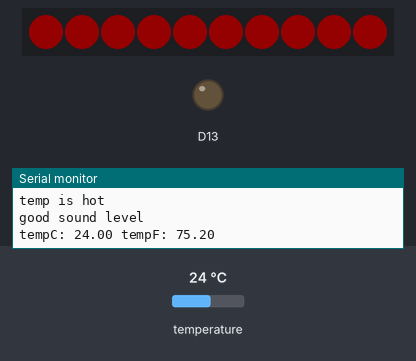
A sketch run on a simulated Adafruit Circuit Playground Express. On the bench: 10 RGB LEDs in strip order, left to right, output pins drawn as LEDs (lit = HIGH), the last lines printed to the serial monitor. The test bench sets the inputs (shaded band); at power-on: temperature 24 °C. Dim RGB values are drawn brighter than linear.

Above: at 1.6 s.
1.7 s: temperature set to 12 °C
At 3.9 s:
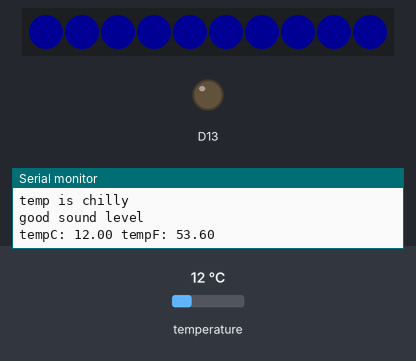
4.7 s: temperature set to 28 °C
At 6.65 s:
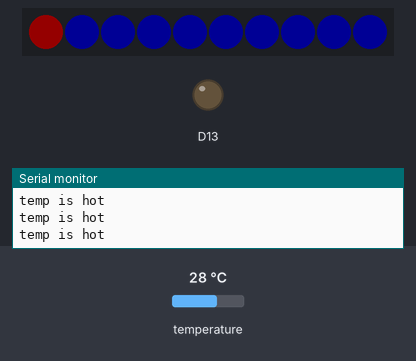
7.8 s: temperature set to 19 °C
At 8.9 s:
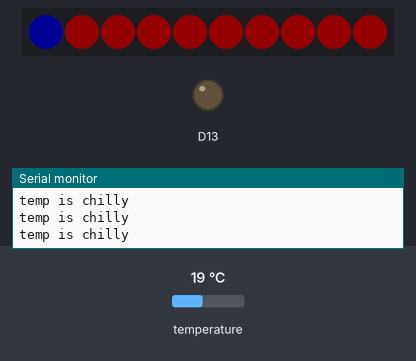
10.4 s: temperature set to 33 °C
At 13.2 s:
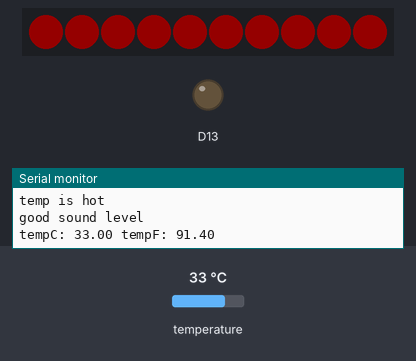
Timing chart, 0 to 14.5 s (numbered marks = the images above; inputs shaded):
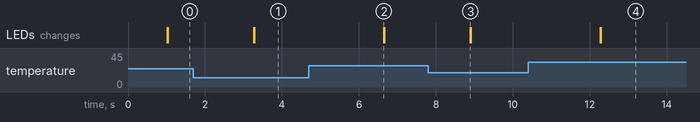

Measured:
- after the input at 1.7 s, the LEDs: first change after 1.6 s (image 1 shows a later state)
- after the input at 4.7 s, the LEDs: change after 1.9 s (image 2)
- after the input at 7.8 s, the LEDs: change after 1.1 s (image 3)
- after the input at 10.4 s, the LEDs: first change after 1.9 s (image 4 shows a later state)

The sketch:

concept_06.ino
```cpp
#include <Adafruit_CircuitPlayground.h>

float tempC, tempF, soundPressure;
float midi[127];
int A_four = 440;


void setup() {
  Serial.begin(9600);
  generateMIDI();
  CircuitPlayground.begin();
}

void loop() {
  tempC = CircuitPlayground.temperature();
  tempF = CircuitPlayground.temperatureF();
  soundPressure = CircuitPlayground.mic.soundPressureLevel(10);

if (soundPressure < 85) { //
  Serial.println("good sound level");
  Serial.print("tempC: ");
  Serial.print(tempC);
  Serial.print(" tempF: ");
  Serial.println(tempF);
  delay(1000);

  for (int i = 0; i < 10; i++) {
    if (tempF < 68) {
      delay(1);
      Serial.println("temp is chilly");
      CircuitPlayground.setPixelColor(i, 0, 0, 255);
    } else if (68 <= tempF && tempF <= 74) {
      delay(1);
      Serial.print("temp is pleasant");
      CircuitPlayground.setPixelColor(i, 0, 255, 0);
    } else {
      delay(1);
      Serial.println("temp is hot");
      CircuitPlayground.setPixelColor(i, 255, 0, 0);
    }
  }

} else {
  Serial.println("too loud");
  blink();
  CircuitPlayground.playTone(60, 400);
  delay(1);
}
delay(100);
}

void generateMIDI()
{
  for (int x = 0; x < 127; ++x)
  {
    midi[x] = (A_four / 32.0) * pow(2.0, ((x - 9.0) / 12.0));
    Serial.println(midi[x]);
  }
}

void blink() {
for (int j = 0; j < 2; j++) {
for (int i = 0; i < 10; i++) {
  CircuitPlayground.setPixelColor(i, 255, 255, 255);
  delay(10);
  }
for (int i = 0; i < 10; i++) {
  CircuitPlayground.setPixelColor(i, 0, 0, 0);
  delay(10);
  }
  delay(1);
}
delay(10);
}
```
